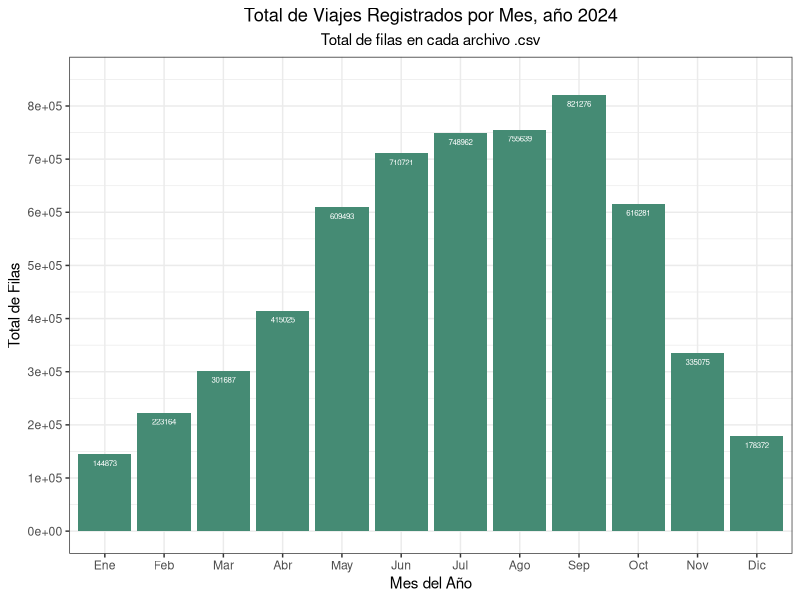

R code for this plot:
# exp_size: total de filas en cada archivo .csv para Preparar
# gráfico de barras con labels para cada valor
# codigo extraido desde https://r-graph-gallery.com/48-grouped-barplot-with-ggplot2.html
# se añade la libreria forcats porque se necesita tratar a los meses como un factor, no vector

library(tidyverse)
library(ggplot2)

# mes <- vector con meses
# fc <- vector con reglas para factor: orden mensual
# totales <- total de filas por mes
meses <- c("Ene", "Feb", "Mar", "Abr", "May", "Jun", 
         "Jul", "Ago", "Sep", "Oct", "Nov", "Dic")
mes_fac <- factor(meses, levels=unique(meses))
totales <- c(144873, 223164,301687,415025,609493,710721,748962,755639,821276,
             616281, 335075,178372)
datos <- data.frame(mes_fac,totales)

# Grouped
ggplot(datos, aes(y=totales, x=mes_fac)) + 
  geom_bar(position="dodge", stat="identity", fill= "aquamarine4") +
  scale_y_continuous(limits = c(0,850000), n.breaks=7) + 
  ggtitle("Total de Viajes Registrados por Mes, año 2024",
          subtitle="Total de filas en cada archivo .csv") +
  xlab("Mes del Año") +
  ylab("Total de Filas") +
  geom_text(label=totales, size=2, vjust = 2, color ="white")+
  theme_bw() +
  theme(plot.title = element_text(hjust = 0.5),
        plot.subtitle = element_text(hjust=0.5))

